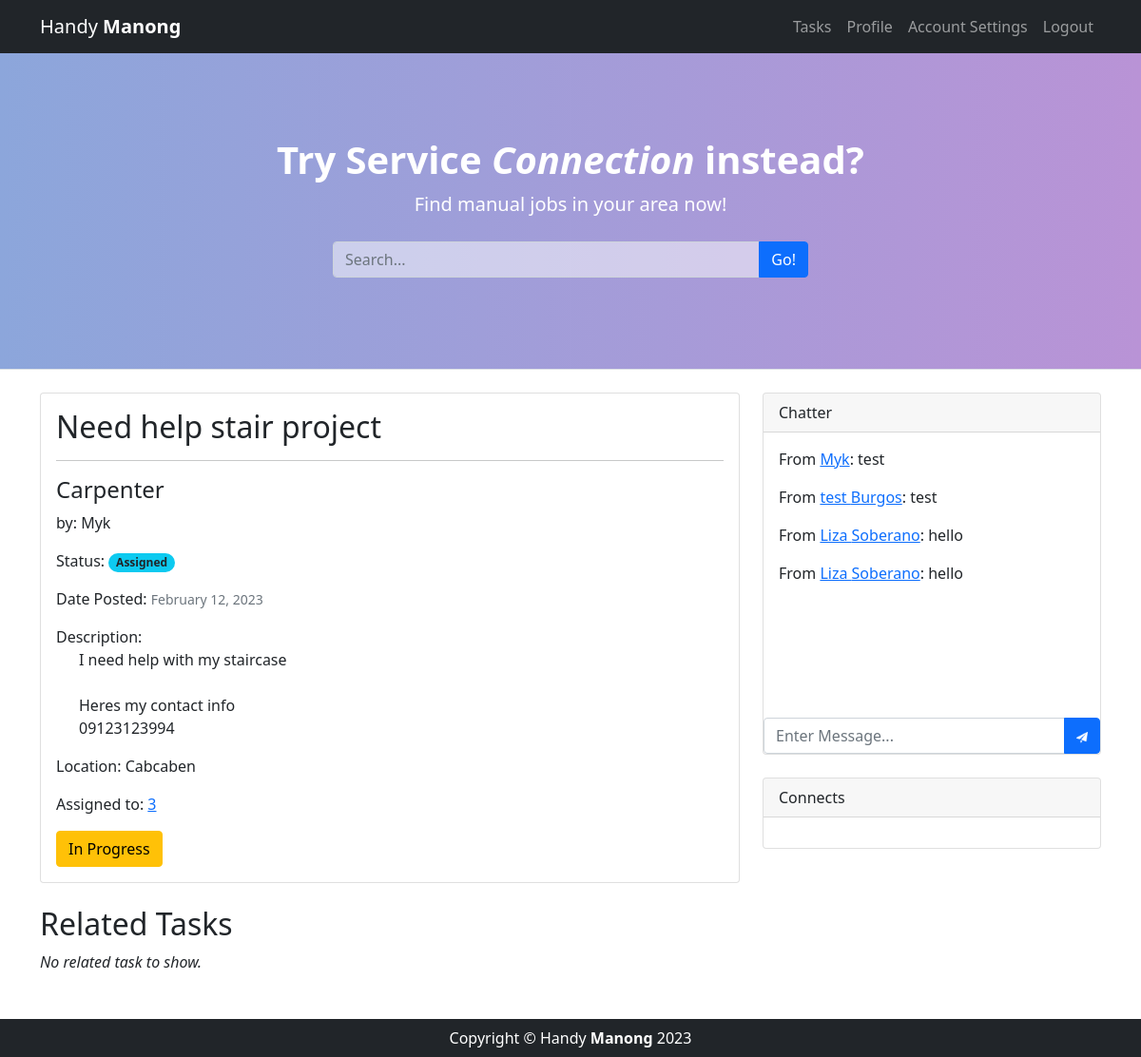
Page /main/task-view.php?tid=1 (signed in) on the committed database.
### tables this page shows
CREATE TABLE `tbl_task` (
  `id` int(128) NOT NULL,
  `task_finder` varchar(128) NOT NULL,
  `task_category` varchar(128) NOT NULL,
  `task_status` varchar(128) NOT NULL DEFAULT 'Pending',
  `task_desc` varchar(128) NOT NULL,
  `task_provider` int(128) DEFAULT NULL,
  `task_date` date NOT NULL DEFAULT current_timestamp(),
  `task_location` varchar(128) NOT NULL,
  `task_title` varchar(128) NOT NULL
);

CREATE TABLE `tbl_finder` (
  `finder_id` int(128) NOT NULL,
  `finder_name` varchar(128) NOT NULL,
  `finder_email` varchar(128) NOT NULL,
  `finder_password` varchar(128) NOT NULL,
  `avatar` varchar(128) DEFAULT NULL
);

CREATE TABLE `messaging` (
  `id` int(128) NOT NULL,
  `user_id` int(128) DEFAULT NULL,
  `msg_content` varchar(128) NOT NULL,
  `timestamp` date NOT NULL DEFAULT current_timestamp(),
  `task_id` int(128) NOT NULL,
  `user_type` varchar(128) NOT NULL
);

CREATE TABLE `tbl_provider` (
  `id` int(128) NOT NULL,
  `prov_firstname` varchar(128) NOT NULL,
  `prov_lastname` varchar(128) NOT NULL,
  `prov_bio` varchar(128) NOT NULL DEFAULT 'No bio.',
  `prov_category` varchar(128) NOT NULL,
  `prov_password` varchar(128) NOT NULL,
  `prov_email` varchar(128) NOT NULL,
  `avatar` varchar(128) DEFAULT NULL
);

### main/task-view.php (the view, shortened to what this page needs)
<!DOCTYPE html>
<html lang="en">
    <head>
        <link href="styles.css" rel="stylesheet" />
        <link href="main.css" rel="stylesheet" />
    </head>
    <body>
        <nav class="navbar navbar-expand-lg navbar-dark bg-dark fixed-top">
            <div class="container">
                <a class="navbar-brand" href="timeline.php">Handy <strong>Manong</strong></a>
                <div class="collapse navbar-collapse" id="navbarSupportedContent">
                    <ul class="navbar-nav ms-auto mb-2 mb-lg-0">
                        <li class="nav-item"><a class="nav-link" href="tasks.php">Tasks</a></li>
                        <li class="nav-item"><a class="nav-link" href="profile.php">Profile</a></li>
                        <li class="nav-item"><a class="nav-link" href="account.php">Account Settings</a></li>
                        <li class="nav-item"><a class="nav-link" aria-current="page" href="../auth/logout.php">Logout</a></li>
                    </ul>
                </div>
            </div>
        </nav>
        <header class="mt-5 py-5 bg-light border-bottom mb-4 text-white">
            <div class="container">
                <div class="text-center my-5">
                    <h1 class="fw-bolder">Try Service <em>Connection</em> instead?</h1>
                    <p class="lead mb-0">Find manual jobs in your area now!</p>
                    <br>
                    <form action="tasks.php" method="post">
                    <div class="input-group" style="max-width:500px;margin:auto;">
                        <input class="form-control" name="search" type="text" placeholder="Search..." aria-label="Search..." aria-describedby="button-search" style="background-color:rgba(255,255,255,0.5);color:#fff;"/>
                        <button class="btn btn-primary" id="button-search" type="submit">Go!</button>
                    </div>
                    </form>
                </div>
            </div>
        </header>
        <div class="container">
            <div class="row">
                <div class="col-lg-8">
                    <div class="card mb-4 md-4">
                        <div class="card-body">
                            <?php
                                require_once "../includes/connect.php";
                                $id = $_GET["tid"];
                                if(empty($id)){
                                    header("location: finder.php?error=notask");
                                }else{
                                    $sql = "SELECT `id`, `task_date`, `task_finder`, `task_category`, `task_status`, `task_title`, `task_desc`, `task_location`, `task_provider`,`finder_name` FROM `tbl_task` INNER JOIN `tbl_finder` ON tbl_task.task_finder = tbl_finder.finder_id WHERE id = $id";
                                    $result = mysqli_query($conn, $sql);
                                    while($row = mysqli_fetch_array($result)){
                                        echo "<h2 class=\"card-title\">". $row['task_title']."</h2>";
                                        echo "<hr>";
                                        echo "<h2 class=\"card-title h4 position-relative\">".$row['task_category']."</h2>";
                                        echo "<p>by: ".$row['finder_name']."</p>";
                                        if($row['task_status']=='Pending'){
                                            echo "Status: <p class=\"badge rounded-pill bg-warning text-dark\">".$row['task_status']."</p>";
                                        }elseif($row['task_status']=='Assigned'){
                                            echo "Status: <p class=\"badge rounded-pill bg-info text-dark\">".$row['task_status']."</p>";
                                        }elseif($row['task_status']=='Rejected'){
                                            echo "Status: <p class=\"badge rounded-pill bg-danger\">".$row['task_status']."</p>";
                                        }elseif($row['task_status']=='Done'){
                                            echo "Status: <p class=\"badge rounded-pill bg-success\">".$row['task_status']."</p>";
                                        }else{
                                            header("location: finder.php?error=undefine");
                                        }
                                        $date=date_create($row['task_date']);
                                        echo "<p>Date Posted: <span class=\"small text-muted\">".date_format($date,"F d, Y")."</span></p>";
                                        echo "Description:";
                                        echo "<p class=\"card-text ps-4\">".nl2br($row['task_desc'])."</p>";
                                        echo "<p>Location: ".$row['task_location']."</p>";
                                        echo "<p>Assigned to: <a href=\"#\">".$row['task_provider']."</a></p>";
                                    }
                                    $user = $_SESSION['id'];
                                    $query = "SELECT * FROM request WHERE prov_id = $user AND task_id = $id";
                                    $result = mysqli_query($conn, $query);
                                    $num = mysqli_num_rows($result);
                                    if($num == 0){
                                        echo "<a class='btn btn-success' href='request.php?action=apply&tid=$id'>Apply</a>";
                                    }else{
                                        $row = mysqli_fetch_array($result);
                                        if($row['status']=='Assigned'){
                                            echo "<a class='btn btn-warning' href='#'>In Progress</a>";
                                        }elseif($row['status']=='Rejected'){
                                            echo "<a class='btn btn-secondary' href='#' disabled>Application Denied</a>";
                                        }else{
                                            echo "<a class=\"btn btn-danger\" href='request.php?action=cancel&tid=$id'>Cancel</a>";
                                        }
                                    }
                                }
                            ?>
                        </div>
                    </div>
                    <h2 class="card-title">Related Tasks</h2>
                    <div class="row row-cols-1 row-cols-md-2">
                        <?php
                            require_once "../includes/connect.php";
                            $id = $_GET['tid'];
                            $category = $_SESSION['category'];
                            $sql = "SELECT * FROM `tbl_task` WHERE id <> $id AND `task_finder` = ".$_SESSION['id']." AND `task_category`= '".$category."' LIMIT 4";
                            $result = mysqli_query($conn, $sql);
                            $num = mysqli_num_rows($result);
                                if($num == 0) {
                                    echo "<i mb-5>No related task to show.</i>";
                                }
                        ?>
                    </div>
                </div>
                <div class="col-lg-4">
                    <div class="card mb-4">
                        <div class="card-header">Chatter</div>
                        <div class="card-body" style="overflow-x: hidden;overflow-y: auto;height:300px;">
                        <?php
                        require_once "../includes/connect.php";
                        $id = $_GET['tid'];
                        $sql = "SELECT * FROM `messaging` JOIN tbl_finder ON messaging.user_id = tbl_finder.finder_id WHERE task_id = $id  ORDER BY messaging.id ASC";
                        $result = mysqli_query($conn, $sql);
                        $num = mysqli_num_rows($result);
                        if($num == 0) {
                        }else{
                            while($row = mysqli_fetch_array($result)){
                                if($row['user_type']=="finder"){
                                    echo "<p>From <a href=\"#\">".$row['finder_name']."</a>: ".$row['msg_content']."</p>";
                                }
                                else{
                                    $provider = $row['user_id'];
                                    $query = "SELECT * FROM tbl_provider WHERE id = $provider";
                                    $results = mysqli_query($conn, $query);
                                    $rows = mysqli_fetch_array($results);
                                    echo "<p>From <a href=\"#\">".$rows['prov_firstname']." ".$rows['prov_lastname']."</a>: ".$row['msg_content']."</p>";
                                }
                            }
                        }
                        ?>
                        </div>
                        <form role="form" method="post" action="messaging.php?tid=<?php echo $_GET['tid']?>">
                            <div class="input-group">
                                <input class="form-control" type="text" placeholder="Enter Message..." aria-label="Search..." aria-describedby="button-search" name="chat" required autocomplete="off"/>
                                <button class="btn btn-primary" id="button-search" type="submit" name="send"><img src="../assets/images/paper-plane.png" height="12" alt="" srcset=""></button>
                            </div>
                        </form>
                    </div>
                    <div class="card mb-4">
                        <div class="card-header">Connects</div>
                        <div class="card-body">
                        </div>
                    </div>
                </div>
            </div>
        </div>
        <footer class="py-2 bg-dark mt-5">
            <div class="container"><p class="m-0 text-center text-white">Copyright &copy; Handy <strong>Manong</strong> 2023</p></div>
        </footer>
    </body>
</html>

### main/main.css (style rules this page uses)
header.bg-light { background: #B993D6; background: -webkit-linear-gradient(to right, #8CA6DB, #B993D6); background: linear-gradient(to right, #8CA6DB, #B993D6); }

### rows in the picture
tbl_task: task_title "Need help stair project", task_category "Carpenter", tbl_finder.finder_name "Myk", task_status "Assigned", task_date "February 12, 2023", task_desc "I need help with my staircase Heres my contact info 09123123994", task_location "Cabcaben", task_provider "3"
messaging: tbl_finder.finder_name "Myk", msg_content "test"
messaging: tbl_provider.prov_firstname "test", tbl_provider.prov_lastname "Burgos", msg_content "test"
messaging: tbl_provider.prov_firstname "Liza", tbl_provider.prov_lastname "Soberano", msg_content "hello"
messaging: tbl_provider.prov_firstname "Liza", tbl_provider.prov_lastname "Soberano", msg_content "hello"
